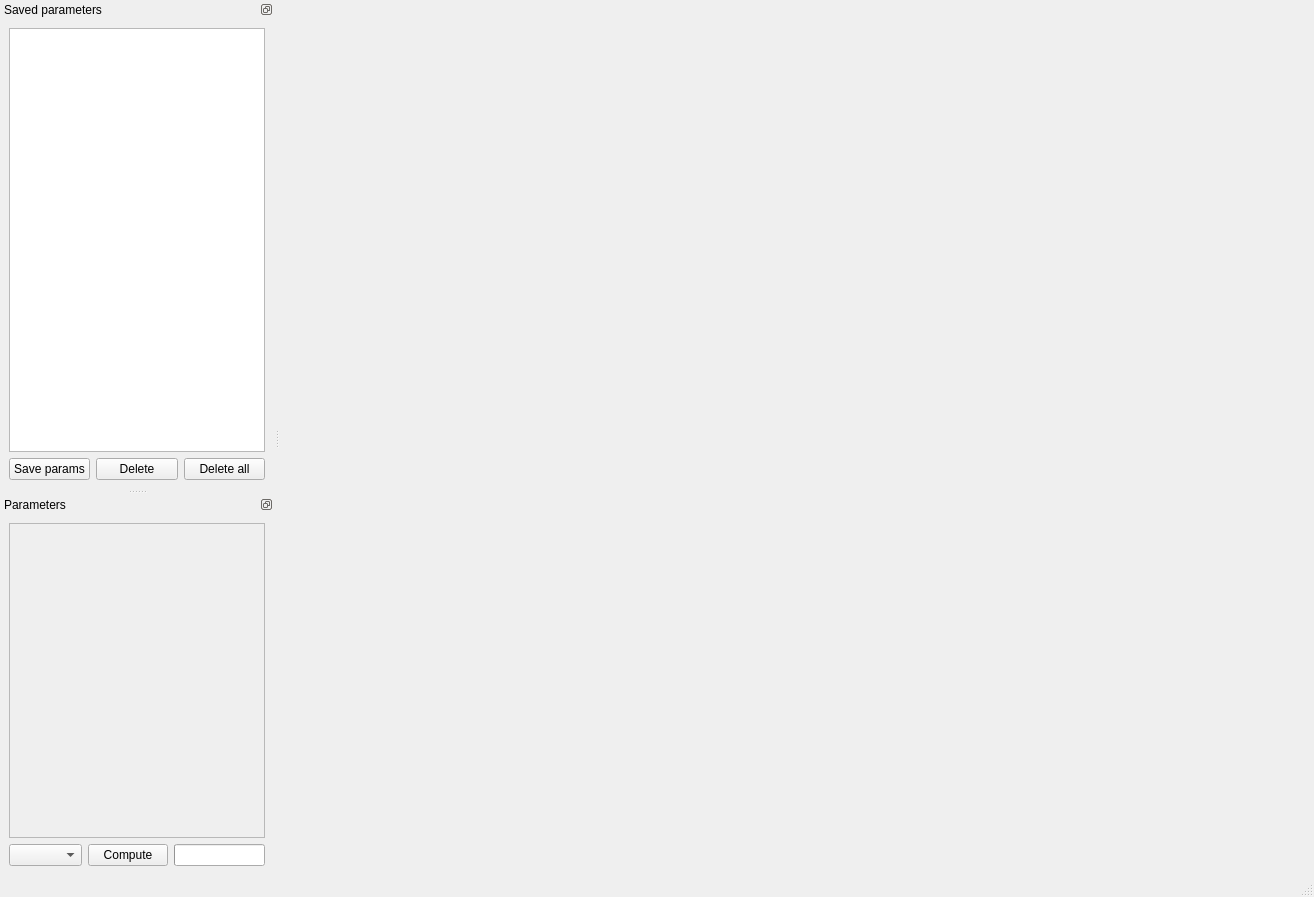
<?xml version="1.0" encoding="UTF-8"?>
<ui version="4.0">
 <class>ModelExplorer</class>
 <widget class="QMainWindow" name="ModelExplorer">
  <property name="geometry">
   <rect>
    <x>0</x>
    <y>0</y>
    <width>1314</width>
    <height>897</height>
   </rect>
  </property>
  <property name="windowTitle">
   <string>Model Explorer</string>
  </property>
  <property name="autoFillBackground">
   <bool>false</bool>
  </property>
  <widget class="QWidget" name="centralwidget">
   <property name="styleSheet">
    <string notr="true"/>
   </property>
   <layout class="QVBoxLayout" name="verticalLayout_4">
    <item>
     <widget class="MatplotlibWidget" name="mplwidget"/>
    </item>
   </layout>
  </widget>
  <widget class="QMenuBar" name="menubar">
   <property name="geometry">
    <rect>
     <x>0</x>
     <y>0</y>
     <width>1314</width>
     <height>21</height>
    </rect>
   </property>
  </widget>
  <widget class="QStatusBar" name="statusbar"/>
  <widget class="QDockWidget" name="dock_saved_params">
   <property name="minimumSize">
    <size>
     <width>259</width>
     <height>200</height>
    </size>
   </property>
   <property name="features">
    <set>QDockWidget::DockWidgetFloatable|QDockWidget::DockWidgetMovable</set>
   </property>
   <property name="windowTitle">
    <string>Saved parameters</string>
   </property>
   <attribute name="dockWidgetArea">
    <number>1</number>
   </attribute>
   <widget class="QWidget" name="dockWidgetContents_3">
    <layout class="QVBoxLayout" name="verticalLayout">
     <item>
      <widget class="QListWidget" name="list_saved_params"/>
     </item>
     <item>
      <layout class="QHBoxLayout" name="horizontalLayout_2">
       <item>
        <widget class="QPushButton" name="button_save_params">
         <property name="text">
          <string>Save params</string>
         </property>
         <property name="flat">
          <bool>false</bool>
         </property>
        </widget>
       </item>
       <item>
        <widget class="QPushButton" name="button_delete_params">
         <property name="text">
          <string>Delete</string>
         </property>
        </widget>
       </item>
       <item>
        <widget class="QPushButton" name="button_delete_all_params">
         <property name="text">
          <string>Delete all</string>
         </property>
        </widget>
       </item>
      </layout>
     </item>
    </layout>
   </widget>
  </widget>
  <widget class="QDockWidget" name="dock_params">
   <property name="minimumSize">
    <size>
     <width>263</width>
     <height>200</height>
    </size>
   </property>
   <property name="features">
    <set>QDockWidget::DockWidgetFloatable|QDockWidget::DockWidgetMovable</set>
   </property>
   <property name="windowTitle">
    <string>Parameters</string>
   </property>
   <attribute name="dockWidgetArea">
    <number>1</number>
   </attribute>
   <widget class="QWidget" name="dockWidgetContents_4">
    <layout class="QVBoxLayout" name="verticalLayout_2">
     <item>
      <widget class="QScrollArea" name="scroll_area_params">
       <property name="widgetResizable">
        <bool>true</bool>
       </property>
       <property name="alignment">
        <set>Qt::AlignLeading|Qt::AlignLeft|Qt::AlignTop</set>
       </property>
       <widget class="QWidget" name="scroll_area_params_contents">
        <property name="geometry">
         <rect>
          <x>0</x>
          <y>0</y>
          <width>254</width>
          <height>295</height>
         </rect>
        </property>
        <layout class="QVBoxLayout" name="verticalLayout_3"/>
       </widget>
      </widget>
     </item>
     <item>
      <layout class="QHBoxLayout" name="horizontalLayout">
       <item>
        <widget class="QComboBox" name="combobox_plot_style">
         <property name="sizePolicy">
          <sizepolicy hsizetype="Expanding" vsizetype="Fixed">
           <horstretch>0</horstretch>
           <verstretch>0</verstretch>
          </sizepolicy>
         </property>
        </widget>
       </item>
       <item>
        <widget class="QPushButton" name="button_compute">
         <property name="sizePolicy">
          <sizepolicy hsizetype="Minimum" vsizetype="Fixed">
           <horstretch>0</horstretch>
           <verstretch>0</verstretch>
          </sizepolicy>
         </property>
         <property name="text">
          <string>Compute</string>
         </property>
        </widget>
       </item>
       <item>
        <widget class="QProgressBar" name="progress_bar">
         <property name="value">
          <number>0</number>
         </property>
         <property name="textVisible">
          <bool>false</bool>
         </property>
         <property name="format">
          <string>%p%</string>
         </property>
        </widget>
       </item>
      </layout>
     </item>
    </layout>
   </widget>
  </widget>
 </widget>
 <customwidgets>
  <customwidget>
   <class>MatplotlibWidget</class>
   <extends>QWidget</extends>
   <header>matplotlibwidget</header>
  </customwidget>
 </customwidgets>
 <resources/>
 <connections>
  <connection>
   <sender>combobox_plot_style</sender>
   <signal>activated(QString)</signal>
   <receiver>ModelExplorer</receiver>
   <slot>change_plot_style(QString)</slot>
   <hints>
    <hint type="sourcelabel">
     <x>79</x>
     <y>864</y>
    </hint>
    <hint type="destinationlabel">
     <x>422</x>
     <y>832</y>
    </hint>
   </hints>
  </connection>
  <connection>
   <sender>button_save_params</sender>
   <signal>clicked()</signal>
   <receiver>ModelExplorer</receiver>
   <slot>save_parameters()</slot>
   <hints>
    <hint type="sourcelabel">
     <x>53</x>
     <y>494</y>
    </hint>
    <hint type="destinationlabel">
     <x>375</x>
     <y>778</y>
    </hint>
   </hints>
  </connection>
  <connection>
   <sender>list_saved_params</sender>
   <signal>itemClicked(QListWidgetItem*)</signal>
   <receiver>ModelExplorer</receiver>
   <slot>clicked_saved_parameters(QListWidgetItem*)</slot>
   <hints>
    <hint type="sourcelabel">
     <x>222</x>
     <y>96</y>
    </hint>
    <hint type="destinationlabel">
     <x>291</x>
     <y>26</y>
    </hint>
   </hints>
  </connection>
  <connection>
   <sender>button_delete_params</sender>
   <signal>clicked()</signal>
   <receiver>ModelExplorer</receiver>
   <slot>delete_parameters()</slot>
   <hints>
    <hint type="sourcelabel">
     <x>176</x>
     <y>494</y>
    </hint>
    <hint type="destinationlabel">
     <x>572</x>
     <y>26</y>
    </hint>
   </hints>
  </connection>
  <connection>
   <sender>button_delete_all_params</sender>
   <signal>clicked()</signal>
   <receiver>ModelExplorer</receiver>
   <slot>delete_all_parameters()</slot>
   <hints>
    <hint type="sourcelabel">
     <x>263</x>
     <y>494</y>
    </hint>
    <hint type="destinationlabel">
     <x>721</x>
     <y>25</y>
    </hint>
   </hints>
  </connection>
  <connection>
   <sender>button_compute</sender>
   <signal>clicked()</signal>
   <receiver>ModelExplorer</receiver>
   <slot>compute()</slot>
   <hints>
    <hint type="sourcelabel">
     <x>149</x>
     <y>864</y>
    </hint>
    <hint type="destinationlabel">
     <x>281</x>
     <y>624</y>
    </hint>
   </hints>
  </connection>
 </connections>
 <slots>
  <slot>change_plot_style(QString)</slot>
  <slot>load_parameters(QString)</slot>
  <slot>save_parameters()</slot>
  <slot>clicked_saved_parameters(QListWidgetItem*)</slot>
  <slot>delete_parameters()</slot>
  <slot>delete_all_parameters()</slot>
  <slot>compute()</slot>
 </slots>
</ui>
